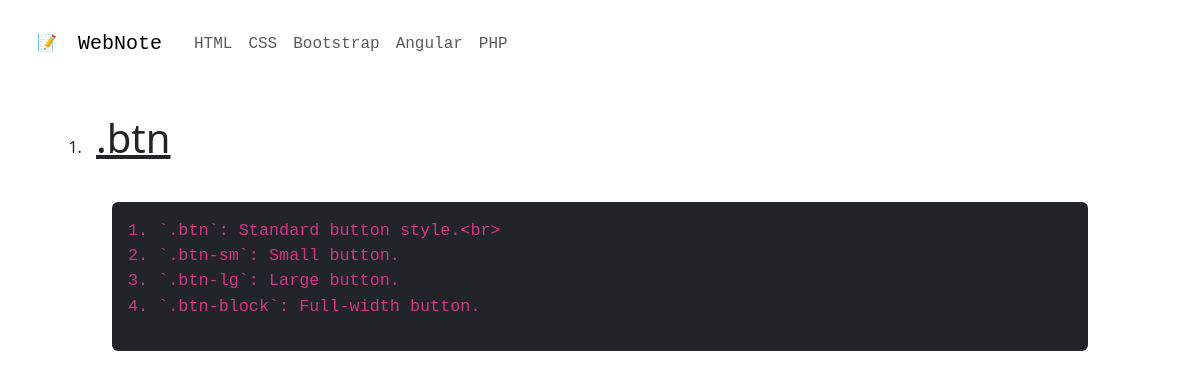
The page /layout/views/bootstrap.php on the database its author committed.
### tables this page shows
CREATE TABLE `content` (
  `Id` int(11) NOT NULL,
  `Context_id` int(11) NOT NULL,
  `Name` text NOT NULL,
  `Description` text NOT NULL,
  `Created_at` timestamp NOT NULL DEFAULT current_timestamp(),
  `Updated_at` timestamp NOT NULL DEFAULT current_timestamp()
);

### layout/views/bootstrap.php (the view, shortened to what this page needs)
<?php
require_once("../../config/dbCon.php");
$connection = getDatabaseMainConnection();
function getBSClassData(){
    global $connection;
    $sql = "SELECT * FROM content where context_id = 3";
    $result = $connection->query($sql);
    if ($result->num_rows > 0) {
        while ($row = $result->fetch_assoc()) {
            echo '<li class="nav-item"><span class="nav-link" id="' . $row["Name"] . '"><span class="display-6 text-decoration-underline">' . $row["Name"] . '</span><br><br><div class="p-3 m-3 rounded-2 bg-dark"><code><pre style="font-size:1.05rem">' . (htmlspecialchars($row["Description"])) . '</pre></code></div></li>';
        }
    } else {
        echo "No items found.";
    }
}
?>
<!DOCTYPE html>
<html lang="en">
<head>
    <link rel="stylesheet" href="../../public/css/style.css">
</head>
<body></body>
<div class="body" style="height:auto">
    <div class="d-flex flex-column">
        <div class="col-12">
            <?php include_once('../components/header/user/header.php'); ?>
        </div>
        <div class="container p-4 mt-5">
            <ol type="1">
                <?php getBSClassData() ?>
            </ol>
        </div>
    </div>
</div>
</body>
</html>

### public/css/style.css (style rules this page uses)
.body { width: 100%; }
pre { white-space: pre-wrap; }

### layout/views/bootstrap.php (style rules this page uses)
ol { padding: 2rem; }
ol li { padding: 10px; }

### rows shown on the page
content: Name ".btn", Description "1. `.btn`: Standard button style.<br> 2. `.btn-sm`: Small button. 3. `.btn-lg`: Large button. 4. `.btn-block`: Full-width button."
